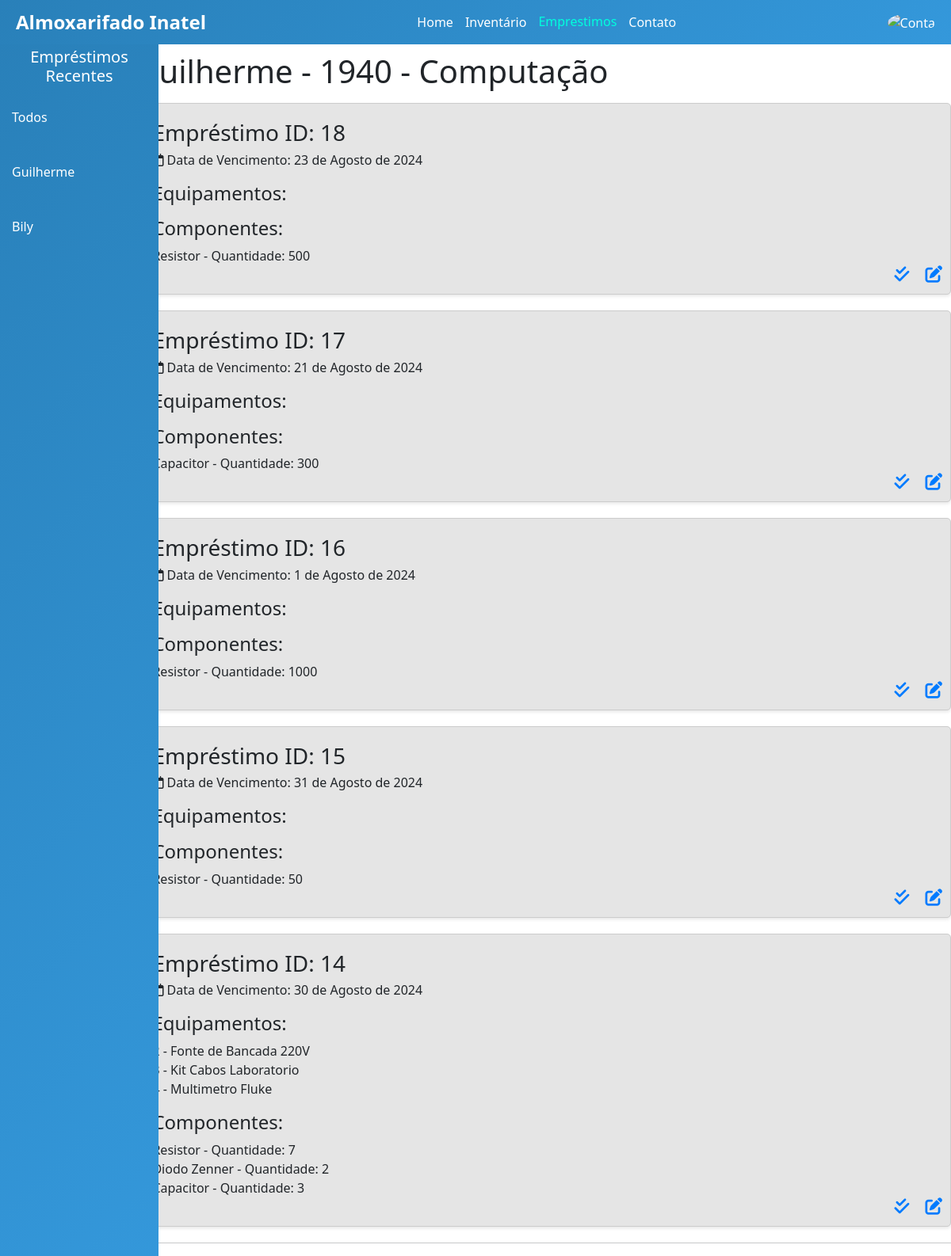
The page /emprestimos/aluno/1940/ (signed in) on the database as committed earlier.
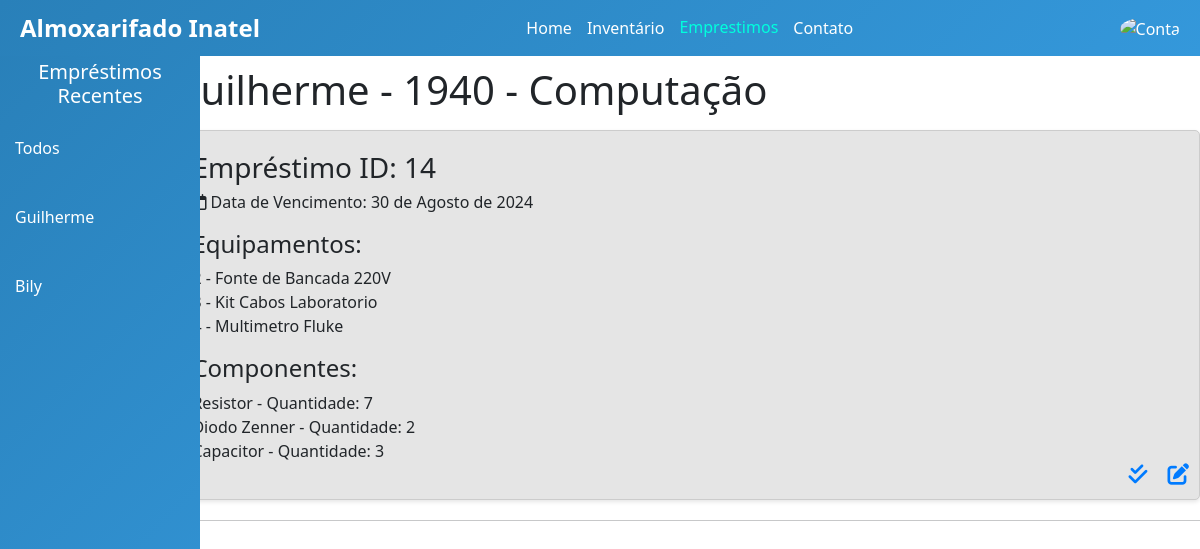
The same page on the database as committed later.
### autenticacao/models.py (models this page shows, shortened)
class Aluno(models.Model):
    user = models.OneToOneField(User, on_delete=models.CASCADE, null=True)
    matricula = models.IntegerField(primary_key=True)
    curso = models.CharField(max_length=50)

class User(AbstractUser):
    name = models.CharField(max_length=200, null=True, unique=True)
    email= models.EmailField(unique=True, null=True)
    is_aluno = models.BooleanField(default=False)
    is_funcionario = models.BooleanField(default=False)
    USERNAME_FIELD = 'email'
    REQUIRED_FIELDS = []

### emprestimos/models.py (models this page shows, shortened)
class Emprestimo(models.Model):
    id = models.BigAutoField(primary_key=True, unique=True)
    estado = models.CharField(max_length=50) # Ativo, Pendente(esperando aprovacao), Atrasado
    data_de_retirada = models.DateField(verbose_name='Data de Retirada', auto_now_add=True)
    data_de_devolucao = models.DateField(verbose_name='Data de Devolução')
    aluno = models.ForeignKey(Aluno, on_delete=models.PROTECT)
    funcionario = models.ForeignKey(Funcionario, on_delete=models.PROTECT)

### inventario/models.py (models this page shows, shortened)
class Emprestimo_has_components(models.Model):
    emprestimo = models.ForeignKey(Emprestimo, on_delete=models.CASCADE)
    componente = models.ForeignKey(Componente, on_delete=models.PROTECT)
    quantidade = models.IntegerField()

class Componente(models.Model):
    id = models.AutoField(primary_key=True, unique=True)
    nome = models.CharField(max_length=50)
    unidade_de_medida = models.CharField(max_length=50, verbose_name='Unidade de Medida')
    valor = models.DecimalField(decimal_places=4, max_digits=16)
    localizacao = models.CharField(max_length=50, verbose_name='Localização')

class Equipamento(models.Model):
    id = models.IntegerField(primary_key=True, unique=True)
    nome = models.CharField(max_length=50)
    descricao = models.CharField(max_length=500,verbose_name='Descrição')
    localizacao = models.CharField(max_length=50, verbose_name='Localização')
    emprestimo = models.ForeignKey(Emprestimo, on_delete=models.SET_DEFAULT, default=None, blank=True, null=True)

### emprestimos/views.py (the view)
# urls.py: path('aluno/<int:pk>/',EmprestimoDetalhes, name='detalhes' ),
def EmprestimoDetalhes(request, pk):
    user = request.user
    try:
        aluno = Aluno.objects.get(matricula=pk)
    except Aluno.DoesNotExist:
        return redirect('home_page')
    emprestimos = Emprestimo.objects.filter(aluno=aluno).order_by('-id')
    if not emprestimos.exists():
        return redirect('home_page')
    pode_editar_deletar = user.is_funcionario or user.is_superuser
    equipamentos = Equipamento.objects.filter(emprestimo__in=emprestimos)
    componentes = Emprestimo_has_components.objects.filter(emprestimo__in=emprestimos)
    alunos_com_emprestimos = Aluno.objects.filter(emprestimo__isnull=False).distinct()
    alunos_com_emprestimos = sorted(alunos_com_emprestimos, key=lambda aluno: aluno.emprestimo_set.order_by('-id').first().id, reverse=True)
    context = {
        'aluno': aluno,
        'equipamentos': equipamentos,
        'emprestimos': emprestimos,
        'componentes': componentes,
        'alunos_com_emprestimos': alunos_com_emprestimos,
        'pode_editar_deletar': pode_editar_deletar,  # Passar a variável de controle para o template
    }
    return render(request, 'detalhes.html', context)

### emprestimos/templates/detalhes.html (shortened to what this page needs)
{% extends "base.html" %}
{% load static %}
{% load dict_filters %}
{% block style%}
    <link rel="stylesheet" href="{% static 'css/bootstrap/bootstrap.min.css' %}">
    <link rel="stylesheet" href="{% static 'fa/css/all.min.css' %}">
    <link rel="stylesheet" href="{% static 'css/detalhes.css' %}">
{% endblock %}
{% block content %}
<div class="detalhes_aluno">
    <div>
        {% include 'componente_emprestimo_recente.html' %}
    </div>
    <div>
        <p>
        <h1>{{ aluno.user.username }} - {{ aluno.matricula }} - {{ aluno.curso }}</h1>
        </p>
        {% for emprestimo in emprestimos %}
            <div class="emprestimo-detalhes">
                <h3>Empréstimo ID: {{ emprestimo.id }}</h3>
                <p><i class="fa-regular fa-calendar"></i> Data de Vencimento: {{ emprestimo.data_de_devolucao }}</p>
                <div>
                    <h4>Equipamentos:</h4>
                    <ul>
                        {% if equipamentos|length > 0 %}
                            {% for equipamento in equipamentos %}
                                {% if equipamento.emprestimo == emprestimo %}
                                    <li>{{equipamento.id}} - {{ equipamento.nome }}</li>
                                {% endif %}
                            {% endfor %}
                        {% else %}
                            <li>vazio</li>
                        {% endif %}
                    </ul>
                </div>
                <div>
                    <h4>Componentes:</h4>
                    <ul>
                        {% if componentes|length > 0 %}
                            {% for componente in componentes %}
                                {% if componente.emprestimo == emprestimo %}
                                    <li>{{ componente.componente.nome }} - Quantidade: {{ componente.quantidade }}</li>
                                {% endif %}
                            {% endfor %}
                        {% else %}
                            <li>vazio</li>
                        {% endif %}
                    </ul>
                </div>
                {% if pode_editar_deletar %}
                <div class="card-icons">
                    <a href="#" data-url="{% url 'delete-emprestimo' emprestimo.id %}" class="delete-btn">
                        <i class="fa-solid fa-check-double" title="Confirmar Entrega"></i>
                    </a>
                    <a href="{% url 'edit-emprestimo' emprestimo.id %}">
                        <i class="fas fa-edit" title="Editar Empréstimos"></i>
                    </a>
                </div>
                {% endif %}
            </div>
        {% endfor %}
        <hr>
    </div>
</div>
{% endblock content %}

### templates/base.html (shortened to what this page needs)
{% load static %}
<!DOCTYPE html>
<html lang="pt-br">
<head>
    <link rel="stylesheet" href="{% static 'css/base.css' %}">
    {% block style %}
    {% endblock %}
</head>
<body>
    <div class="app-bar">
        <div class="logo">Almoxarifado Inatel</div>
        <div class="menu">
            <a href="{% url 'home_page' %}" id="home">Home</a>
            <a href="{% url 'Listar-Equipamentos' %}" id="inventario">Inventário</a>
            <a href="{% url 'emprestimo'%}" id="emprestimo">Emprestimos</a>
            <a href="{% url 'contato'%}" id="contato">Contato</a>
        </div>
        <div class="account" onclick="toggleDropdown()">
            <img src="{% static 'imgs/account_icon.png' %}" alt="Conta">
        </div>
    </div>
    <div class="block">
        {% block content %}{% endblock %}
    </div>
</body>
</html>

### emprestimos/templates/componente_emprestimo_recente.html (shortened to what this page needs)
<head>
    {% load static %}
    {% block style%}
    <link rel="stylesheet" href="{% static 'css/sideBar.css' %}">
    <link rel="stylesheet" href="{% static 'fa/css/all.min.css' %}">
    {% endblock %}
</head>
<body>
    <div class="sidebar">
        <div class = "titul">
        <h5>Empréstimos Recentes</h5>
        </div>
        <div class="link-container">
            <a href="{% url 'emprestimo' %}">Todos</a>
        </div>
        {% if user.is_funcionario or user.is_superuser %}
        {% for aluno in alunos_com_emprestimos %}
        <div class="aluno-link">
            <a href="{% url 'detalhes' pk=aluno.matricula %}">{{ aluno.user.username }}</a>
        </div>
        {% endfor %}
        {% endif %}
    </div>
</body>

### static/css/base.css (style rules this page uses)
body { font-family: Nunito sans, sans-serif; flex-direction: column; min-height: 100vh; margin: 0; padding: 0; background-color: #f0f8ff; }
.app-bar { position: fixed; top: 0; width: 100%; display: flex; justify-content: space-between; align-items: center; padding: 10px 20px; box-sizing: border-box; z-index: 1000; }
.app-bar .logo { font-size: 1.5em; font-weight: bold; }
.app-bar .menu { display: flex; gap: 15px; }
.app-bar .menu a { color: white; text-decoration: none; font-size: 1em; }
.app-bar .menu a.active { color: rgb(0, 255, 221); transform: translateY(-1px); }
.app-bar .account { position: relative; }
.app-bar .account img { width: 30px; height: 30px; border-radius: 50%; cursor: pointer; }
.block { margin-top: 50px; }
.sidebar, .app-bar { background: linear-gradient(135deg, #2980b9, #3498db); color: #fff; }

### static/css/detalhes.css (style rules this page uses)
.card-icons { flex: 0 0 10%; display: flex; justify-content: flex-end; align-items: center; z-index: 2; }
.card-icons i { margin-left: 10px; font-size: 1.2em; color: #007BFF; cursor: pointer; transition: color 0.2s ease; }

### static/css/sideBar.css (style rules this page uses)
.sidebar { height: 100%; width: 200px; position: fixed; top: 40px; left: 0; padding-top: 20px; display: flex; flex-direction: column; gap: 15px; z-index: 500; }
.sidebar a { padding: 15px; text-decoration: none; font-size: 1em; color: white; display: block; }

### emprestimos/templates/detalhes.html (style rules this page uses)
.detalhes_aluno { display: grid; grid-template-columns: 2fr 12fr ; margin-top: 40px; }
.emprestimo-detalhes { margin-bottom: 20px; padding: 20px; border: 1px solid #ccc; border-radius: 5px; position: relative; background-color: #e5e5e5; box-shadow: 0 2px 4px rgba(0, 0, 0, 0.1); }
.emprestimo-detalhes h3 { margin-bottom: 5px; }
.emprestimo-detalhes ul { list-style: none; padding-left: 0; }
.card-icons { position: absolute; bottom: 10px; right: 10px; }
.card-icons a { margin-right: 10px; color: #000; font-size: 18px; }
.card-icons a:last-child { margin-right: 0; }

### emprestimos/templates/componente_emprestimo_recente.html (style rules this page uses)
.sidebar .titul { display: flex; justify-content: center; align-items: center; text-align: center; margin-bottom: -10px; left: 5px; }

Rows that differ between the two databases and show on the page:
removed Emprestimo: id "18", data_de_devolucao "23 de Agosto de 2024"
removed Emprestimo_has_components: componente.nome "Resistor", quantidade "500", shown under "18"
removed Emprestimo: id "17", data_de_devolucao "21 de Agosto de 2024"
removed Emprestimo_has_components: componente.nome "Capacitor", quantidade "300", shown under "17"
removed Emprestimo: id "16", data_de_devolucao "1 de Agosto de 2024"
removed Emprestimo_has_components: componente.nome "Resistor", quantidade "1000", shown under "16"
removed Emprestimo: id "15", data_de_devolucao "31 de Agosto de 2024"
removed Emprestimo_has_components: componente.nome "Resistor", quantidade "50", shown under "15"
